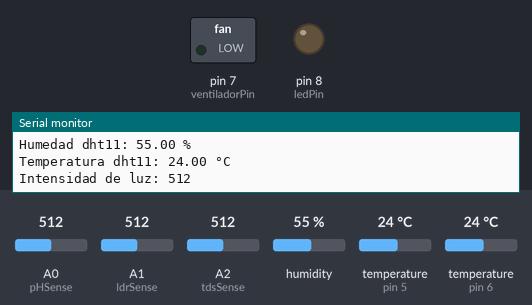
The sketch below on a simulated Arduino Uno, built with avr-gcc and run on an emulated ATmega328P. Shown: switched loads named in the sketch (green lamp = pin HIGH), output pins drawn as LEDs (lit = HIGH), the last lines printed to the serial monitor. Inputs (shaded band) come from the test bench; at power-on: temperature (sensors on pin 6, pin 5) 24 °C, A1 (ldrSense) = 512, A0 (pHSense) = 512, A2 (tdsSense) = 512, humidity 55 %.

Above: at 1.7 s.
1.8 s: temperature (sensor on pin 6) set to 29 °C
10.0 s: temperature (sensor on pin 6) set to 32 °C
At 16.6 s:
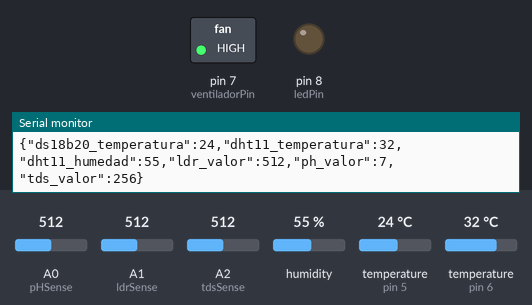
17.2 s: A1 (ldrSense) set to 416
23.8 s: A1 (ldrSense) set to 390
At 30.7 s:
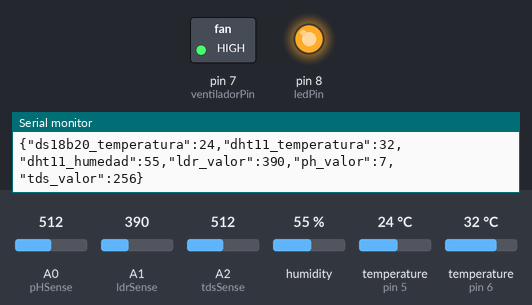
31.0 s: temperature (sensor on pin 6) set to 12 °C
At 37.6 s:
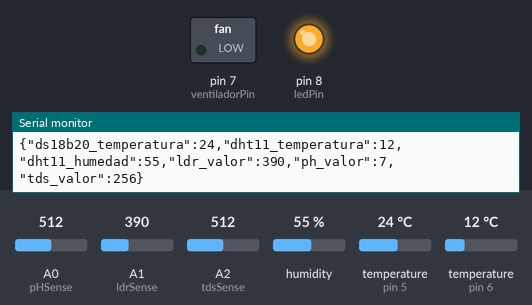
37.9 s: temperature (sensor on pin 6) set to 33 °C
At 44.1 s:
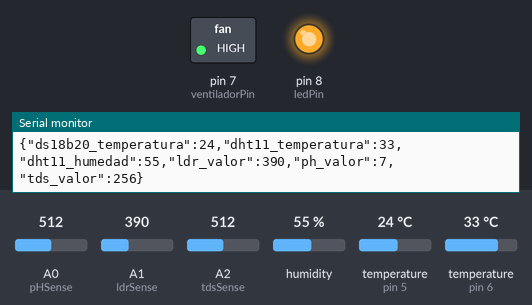
Timing chart, 0 to 45.6 s (numbered marks = the images above; inputs shaded):
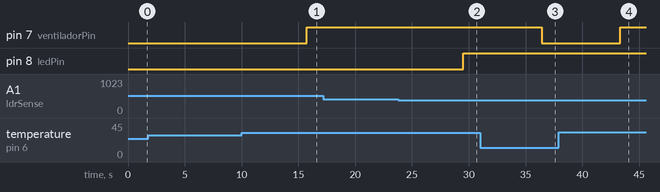

The sketch:

sensors.ino
```cpp
#include <ArduinoJson.h>
#include <OneWire.h>
#include <DallasTemperature.h>
#include <DHT.h>

#define DHTPIN 6
#define DHTTYPE DHT11

DHT dht(DHTPIN, DHTTYPE);
OneWire ourWire(5);
DallasTemperature sensors(&ourWire);

// Variables para los sensores analógicos
int pHSense = A0;
int ldrSense = A1;
int tdsSense = A2;
int samples = 10;
float adc_resolution = 1024.0;
float tdsValue;

// Variables para control de ventilador y luces LED
int ventiladorPin = 7;
int ledPin = 8;
float temperaturaMaxima = 30.0; // Temperatura máxima para encender el ventilador
int ldrUmbral = 400; // Valor umbral del sensor LDR para encender las luces LED

bool ventiladorActivado = false;
bool lucesLEDActivadas = false;

void setup()
{
  Serial.begin(9600);
  dht.begin();
  sensors.begin();
  pinMode(ventiladorPin, OUTPUT);
  pinMode(ledPin, OUTPUT);
}

void loop()
{
  float ds18b20Temperature = readDS18B20Temperature();
  float dht11Temperature, dht11Humidity;
  readDHT11Data(dht11Temperature, dht11Humidity);
  int ldrValue = readLDRValue();
  float phValue = readPHValue();
  float tdsValue = readTDSValue();

  // Crear un objeto JSON
  DynamicJsonDocument jsonDocument(200);
  jsonDocument["ds18b20_temperatura"] = ds18b20Temperature;
  jsonDocument["dht11_temperatura"] = dht11Temperature;
  jsonDocument["dht11_humedad"] = dht11Humidity;
  jsonDocument["ldr_valor"] = ldrValue;
  jsonDocument["ph_valor"] = phValue;
  jsonDocument["tds_valor"] = tdsValue;

  // Convertir el objeto JSON en una cadena JSON
  String jsonString;
  serializeJson(jsonDocument, jsonString);

  // Imprimir en el monitor serie
  Serial.println(jsonString);

  // Control de ventilador y luces LED
  if (dht11Temperature > temperaturaMaxima && !ventiladorActivado)
  {
    digitalWrite(ventiladorPin, HIGH); // Encender el ventilador si la temperatura es alta
    ventiladorActivado = true;
  }
  else if (dht11Temperature <= temperaturaMaxima && ventiladorActivado)
  {
    digitalWrite(ventiladorPin, LOW); // Apagar el ventilador si la temperatura es baja
    ventiladorActivado = false;
  }

  if (ldrValue < ldrUmbral && !lucesLEDActivadas)
  {
    digitalWrite(ledPin, HIGH); // Encender las luces LED si la intensidad de luz es baja
    lucesLEDActivadas = true;
  }
  else if (ldrValue >= ldrUmbral && lucesLEDActivadas)
  {
    digitalWrite(ledPin, LOW); // Apagar las luces LED si la intensidad de luz es alta
    lucesLEDActivadas = false;
  }

  delay(5000);
}

float readDS18B20Temperature()
{
  sensors.requestTemperatures();
  float temperature = sensors.getTempCByIndex(0);
  Serial.print("Temperatura ds18b20 = ");
  Serial.print(temperature);
  Serial.println(" °C");
  return temperature;
}

void readDHT11Data(float &temperature, float &humidity)
{
  temperature = dht.readTemperature();
  humidity = dht.readHumidity();

  Serial.print("Humedad dht11: ");
  Serial.print(humidity);
  Serial.println(" %");
  Serial.print("Temperatura dht11: ");
  Serial.print(temperature);
  Serial.println(" °C");
}

int readLDRValue()
{
  int value = analogRead(ldrSense);
  Serial.print("Intensidad de luz: ");
  Serial.println(value);
  return value;
}

float readPHValue()
{
  int measurings = 0;
  for (int i = 0; i < samples; i++)
  {
    measurings += analogRead(pHSense);
    delay(100);
  }

  float voltage = 5 / adc_resolution * measurings / samples;
  float phValue = 7 + ((2.5 - voltage) / 0.18);

  Serial.print("pH = ");
  Serial.println(phValue);

  return phValue;
}

float readTDSValue()
{
  int sensorValue = analogRead(tdsSense);
  float calibrationFactor = 0.5;
  float tdsValue = sensorValue * calibrationFactor;

  Serial.print("TDS Value (ppm): ");
  Serial.println(tdsValue, 2);

  return tdsValue;
}
```

Measured:
- the behaviour switches between 30 and 31 °C on temperature (sensor on pin 6) (found by bisection; images 0 and 1)
- the behaviour switches between 400 and 399 on A1 (ldrSense) (found by bisection; images 1 and 2)
- after the input at 10.0 s, pin 7 (ventiladorPin): LOW → HIGH after 5.7 s
- after the input at 23.8 s, pin 8 (ledPin): LOW → HIGH after 5.7 s
- after the input at 31.0 s, pin 7 (ventiladorPin): HIGH → LOW after 5.4 s
- after the input at 37.9 s, pin 7 (ventiladorPin): LOW → HIGH after 5.4 s
